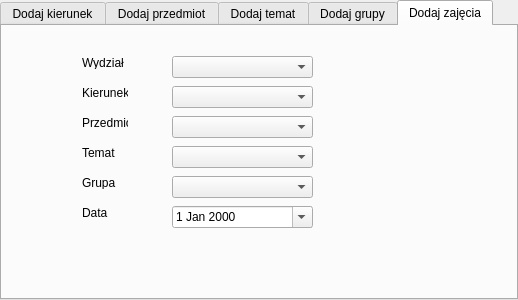
<?xml version="1.0" encoding="UTF-8"?>
<ui version="4.0">
 <class>TabWidget</class>
 <widget class="QTabWidget" name="TabWidget">
  <property name="windowModality">
   <enum>Qt::NonModal</enum>
  </property>
  <property name="geometry">
   <rect>
    <x>0</x>
    <y>0</y>
    <width>518</width>
    <height>300</height>
   </rect>
  </property>
  <property name="windowTitle">
   <string>Baza danych</string>
  </property>
  <property name="currentIndex">
   <number>4</number>
  </property>
  <widget class="QWidget" name="specialisation">
   <attribute name="title">
    <string>Dodaj kierunek</string>
   </attribute>
   <widget class="QLabel" name="label_2">
    <property name="geometry">
     <rect>
      <x>50</x>
      <y>120</y>
      <width>91</width>
      <height>16</height>
     </rect>
    </property>
    <property name="text">
     <string>Nazwa kierunku</string>
    </property>
   </widget>
   <widget class="QLabel" name="label_3">
    <property name="geometry">
     <rect>
      <x>50</x>
      <y>90</y>
      <width>81</width>
      <height>16</height>
     </rect>
    </property>
    <property name="text">
     <string>Nazwa wydziału</string>
    </property>
   </widget>
   <widget class="QComboBox" name="faculties_all">
    <property name="geometry">
     <rect>
      <x>140</x>
      <y>90</y>
      <width>181</width>
      <height>22</height>
     </rect>
    </property>
    <property name="editable">
     <bool>true</bool>
    </property>
   </widget>
   <widget class="QComboBox" name="faculties_specialisation">
    <property name="geometry">
     <rect>
      <x>140</x>
      <y>120</y>
      <width>181</width>
      <height>22</height>
     </rect>
    </property>
   </widget>
  </widget>
  <widget class="QWidget" name="tab">
   <attribute name="title">
    <string>Dodaj przedmiot</string>
   </attribute>
   <widget class="QLabel" name="label_4">
    <property name="geometry">
     <rect>
      <x>60</x>
      <y>120</y>
      <width>121</width>
      <height>16</height>
     </rect>
    </property>
    <property name="text">
     <string>Nazwa przedmiotu</string>
    </property>
   </widget>
   <widget class="QLabel" name="label_5">
    <property name="geometry">
     <rect>
      <x>60</x>
      <y>90</y>
      <width>81</width>
      <height>16</height>
     </rect>
    </property>
    <property name="text">
     <string>Kierunek</string>
    </property>
   </widget>
   <widget class="QLabel" name="label_6">
    <property name="geometry">
     <rect>
      <x>60</x>
      <y>150</y>
      <width>91</width>
      <height>16</height>
     </rect>
    </property>
    <property name="text">
     <string>Rok studiów</string>
    </property>
   </widget>
   <widget class="QLineEdit" name="subjects_year">
    <property name="geometry">
     <rect>
      <x>190</x>
      <y>150</y>
      <width>141</width>
      <height>21</height>
     </rect>
    </property>
   </widget>
   <widget class="QComboBox" name="subjects_specialisation">
    <property name="geometry">
     <rect>
      <x>190</x>
      <y>90</y>
      <width>141</width>
      <height>21</height>
     </rect>
    </property>
   </widget>
   <widget class="QComboBox" name="subjects_all">
    <property name="geometry">
     <rect>
      <x>190</x>
      <y>120</y>
      <width>141</width>
      <height>22</height>
     </rect>
    </property>
    <property name="editable">
     <bool>true</bool>
    </property>
   </widget>
   <widget class="QLabel" name="label_7">
    <property name="geometry">
     <rect>
      <x>60</x>
      <y>60</y>
      <width>81</width>
      <height>16</height>
     </rect>
    </property>
    <property name="text">
     <string>Wydział</string>
    </property>
   </widget>
   <widget class="QComboBox" name="subjects_faculty">
    <property name="geometry">
     <rect>
      <x>190</x>
      <y>60</y>
      <width>141</width>
      <height>21</height>
     </rect>
    </property>
   </widget>
  </widget>
  <widget class="QWidget" name="tab_4">
   <attribute name="title">
    <string>Dodaj temat</string>
   </attribute>
   <widget class="QComboBox" name="topics_all">
    <property name="geometry">
     <rect>
      <x>180</x>
      <y>190</y>
      <width>141</width>
      <height>22</height>
     </rect>
    </property>
    <property name="editable">
     <bool>true</bool>
    </property>
   </widget>
   <widget class="QLabel" name="label">
    <property name="geometry">
     <rect>
      <x>80</x>
      <y>190</y>
      <width>91</width>
      <height>20</height>
     </rect>
    </property>
    <property name="text">
     <string>Nazwa tematu</string>
    </property>
   </widget>
   <widget class="QComboBox" name="topics_subject">
    <property name="geometry">
     <rect>
      <x>180</x>
      <y>140</y>
      <width>141</width>
      <height>22</height>
     </rect>
    </property>
   </widget>
   <widget class="QLabel" name="label_8">
    <property name="geometry">
     <rect>
      <x>80</x>
      <y>140</y>
      <width>91</width>
      <height>20</height>
     </rect>
    </property>
    <property name="text">
     <string>Wybierz przedmiot</string>
    </property>
   </widget>
   <widget class="QComboBox" name="topics_faculty">
    <property name="geometry">
     <rect>
      <x>180</x>
      <y>60</y>
      <width>141</width>
      <height>21</height>
     </rect>
    </property>
   </widget>
   <widget class="QComboBox" name="topics_specialisation">
    <property name="geometry">
     <rect>
      <x>180</x>
      <y>90</y>
      <width>141</width>
      <height>21</height>
     </rect>
    </property>
   </widget>
   <widget class="QLabel" name="label_9">
    <property name="geometry">
     <rect>
      <x>80</x>
      <y>60</y>
      <width>81</width>
      <height>16</height>
     </rect>
    </property>
    <property name="text">
     <string>Wydział</string>
    </property>
   </widget>
   <widget class="QLabel" name="label_14">
    <property name="geometry">
     <rect>
      <x>80</x>
      <y>90</y>
      <width>81</width>
      <height>16</height>
     </rect>
    </property>
    <property name="text">
     <string>Kierunek</string>
    </property>
   </widget>
  </widget>
  <widget class="QWidget" name="tab_3">
   <attribute name="title">
    <string>Dodaj grupy</string>
   </attribute>
   <widget class="QLabel" name="label_10">
    <property name="geometry">
     <rect>
      <x>80</x>
      <y>70</y>
      <width>81</width>
      <height>16</height>
     </rect>
    </property>
    <property name="text">
     <string>Nazwa grupy</string>
    </property>
   </widget>
   <widget class="QComboBox" name="groups_specialisation">
    <property name="geometry">
     <rect>
      <x>170</x>
      <y>40</y>
      <width>141</width>
      <height>22</height>
     </rect>
    </property>
   </widget>
   <widget class="QLabel" name="label_11">
    <property name="geometry">
     <rect>
      <x>80</x>
      <y>100</y>
      <width>46</width>
      <height>13</height>
     </rect>
    </property>
    <property name="text">
     <string>Dzień</string>
    </property>
   </widget>
   <widget class="QLabel" name="label_12">
    <property name="geometry">
     <rect>
      <x>80</x>
      <y>130</y>
      <width>81</width>
      <height>16</height>
     </rect>
    </property>
    <property name="text">
     <string>Godzina</string>
    </property>
   </widget>
   <widget class="QLabel" name="label_13">
    <property name="geometry">
     <rect>
      <x>80</x>
      <y>40</y>
      <width>46</width>
      <height>13</height>
     </rect>
    </property>
    <property name="text">
     <string>Kierunek</string>
    </property>
   </widget>
   <widget class="QComboBox" name="groups_day">
    <property name="geometry">
     <rect>
      <x>170</x>
      <y>100</y>
      <width>141</width>
      <height>22</height>
     </rect>
    </property>
   </widget>
   <widget class="QTimeEdit" name="groups_hour">
    <property name="geometry">
     <rect>
      <x>170</x>
      <y>130</y>
      <width>141</width>
      <height>22</height>
     </rect>
    </property>
    <property name="displayFormat">
     <string>HH:mm</string>
    </property>
    <property name="calendarPopup">
     <bool>true</bool>
    </property>
   </widget>
   <widget class="QComboBox" name="groups_all">
    <property name="geometry">
     <rect>
      <x>170</x>
      <y>70</y>
      <width>141</width>
      <height>22</height>
     </rect>
    </property>
    <property name="editable">
     <bool>true</bool>
    </property>
   </widget>
   <widget class="QComboBox" name="groups_faculty">
    <property name="geometry">
     <rect>
      <x>170</x>
      <y>10</y>
      <width>141</width>
      <height>21</height>
     </rect>
    </property>
   </widget>
   <widget class="QLabel" name="label_20">
    <property name="geometry">
     <rect>
      <x>80</x>
      <y>10</y>
      <width>81</width>
      <height>16</height>
     </rect>
    </property>
    <property name="text">
     <string>Wydział</string>
    </property>
   </widget>
  </widget>
  <widget class="QWidget" name="tab_5">
   <attribute name="title">
    <string>Dodaj zajęcia</string>
   </attribute>
   <widget class="QComboBox" name="classes_subject">
    <property name="geometry">
     <rect>
      <x>170</x>
      <y>90</y>
      <width>141</width>
      <height>22</height>
     </rect>
    </property>
    <property name="editable">
     <bool>false</bool>
    </property>
   </widget>
   <widget class="QComboBox" name="classes_topic">
    <property name="geometry">
     <rect>
      <x>170</x>
      <y>120</y>
      <width>141</width>
      <height>22</height>
     </rect>
    </property>
   </widget>
   <widget class="QComboBox" name="classes_group">
    <property name="geometry">
     <rect>
      <x>170</x>
      <y>150</y>
      <width>141</width>
      <height>22</height>
     </rect>
    </property>
   </widget>
   <widget class="QLabel" name="label_15">
    <property name="geometry">
     <rect>
      <x>80</x>
      <y>120</y>
      <width>46</width>
      <height>13</height>
     </rect>
    </property>
    <property name="text">
     <string>Temat</string>
    </property>
   </widget>
   <widget class="QLabel" name="label_16">
    <property name="geometry">
     <rect>
      <x>80</x>
      <y>90</y>
      <width>46</width>
      <height>13</height>
     </rect>
    </property>
    <property name="text">
     <string>Przedmiot</string>
    </property>
   </widget>
   <widget class="QLabel" name="label_17">
    <property name="geometry">
     <rect>
      <x>80</x>
      <y>150</y>
      <width>46</width>
      <height>13</height>
     </rect>
    </property>
    <property name="text">
     <string>Grupa</string>
    </property>
   </widget>
   <widget class="QLabel" name="label_18">
    <property name="geometry">
     <rect>
      <x>80</x>
      <y>180</y>
      <width>46</width>
      <height>13</height>
     </rect>
    </property>
    <property name="text">
     <string>Data</string>
    </property>
   </widget>
   <widget class="QDateEdit" name="classes_date">
    <property name="geometry">
     <rect>
      <x>170</x>
      <y>180</y>
      <width>141</width>
      <height>22</height>
     </rect>
    </property>
    <property name="calendarPopup">
     <bool>true</bool>
    </property>
   </widget>
   <widget class="QLabel" name="label_19">
    <property name="geometry">
     <rect>
      <x>80</x>
      <y>30</y>
      <width>46</width>
      <height>13</height>
     </rect>
    </property>
    <property name="text">
     <string>Wydział</string>
    </property>
   </widget>
   <widget class="QComboBox" name="classes_faculty">
    <property name="geometry">
     <rect>
      <x>170</x>
      <y>30</y>
      <width>141</width>
      <height>22</height>
     </rect>
    </property>
    <property name="editable">
     <bool>false</bool>
    </property>
   </widget>
   <widget class="QComboBox" name="classes_specialisations">
    <property name="geometry">
     <rect>
      <x>170</x>
      <y>60</y>
      <width>141</width>
      <height>22</height>
     </rect>
    </property>
    <property name="editable">
     <bool>false</bool>
    </property>
   </widget>
   <widget class="QLabel" name="label_21">
    <property name="geometry">
     <rect>
      <x>80</x>
      <y>60</y>
      <width>46</width>
      <height>13</height>
     </rect>
    </property>
    <property name="text">
     <string>Kierunek</string>
    </property>
   </widget>
  </widget>
 </widget>
 <resources/>
 <connections/>
</ui>
